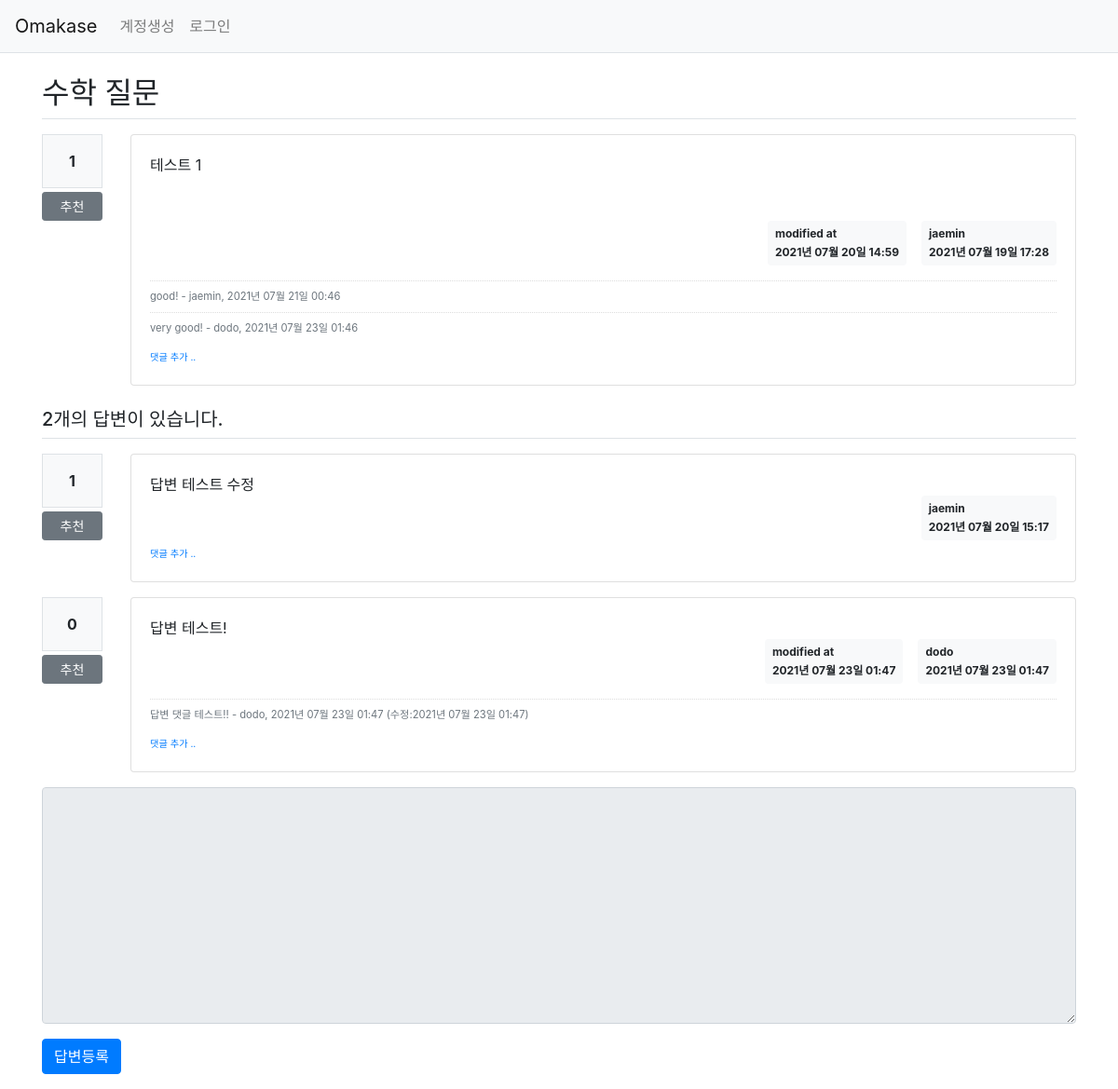
The app's page /question/detail/306/, older data.
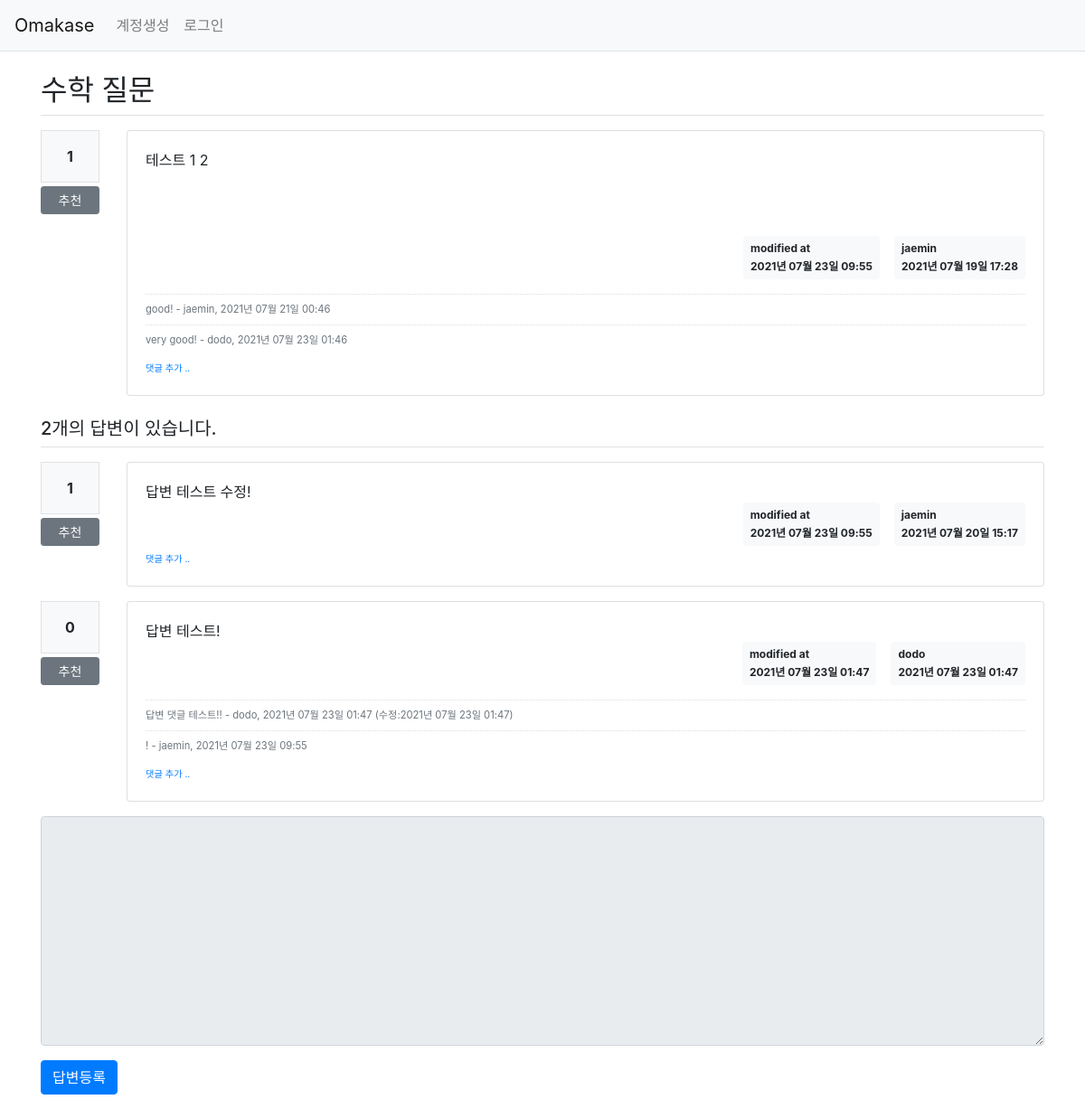
The same page, newer data.
### pybo/models.py (models this page shows)
class Question(db.Model):
    id = db.Column(db.Integer, primary_key=True)
    subject = db.Column(db.String(200), nullable=False)
    content = db.Column(db.Text(), nullable=False)
    create_date = db.Column(db.DateTime(), nullable=False)
    user_id = db.Column(db.Integer, db.ForeignKey('user.id', ondelete='CASCADE'), nullable=False)
    user = db.relationship('User', backref=db.backref('question_set'))
    modify_date = db.Column(db.DateTime(), nullable=True)
    voter = db.relationship('User', secondary=question_voter, backref=db.backref('question_voter_set'))

class User(db.Model):
    id = db.Column(db.Integer, primary_key=True)
    username = db.Column(db.String(150), unique=True, nullable=False)
    password = db.Column(db.String(200), nullable=False)
    email = db.Column(db.String(120), unique=True, nullable=False)

class Comment(db.Model):
    id = db.Column(db.Integer, primary_key=True)
    user_id = db.Column(db.Integer, db.ForeignKey('user.id', ondelete="CASCADE"), nullable=False)
    user = db.relationship('User', backref=db.backref('comment_set'))
    content = db.Column(db.Text(), nullable=False)
    create_date = db.Column(db.DateTime(), nullable=False)
    modify_date = db.Column(db.DateTime(), nullable=True)
    question_id = db.Column(db.Integer, db.ForeignKey('question.id', ondelete="CASCADE"), nullable=True)
    question = db.relationship('Question', backref=db.backref('comment_set'))
    answer_id = db.Column(db.Integer, db.ForeignKey('answer.id', ondelete="CASCADE"), nullable=True)
    answer = db.relationship('Answer', backref=db.backref('comment_set'))

class Answer(db.Model):
    id = db.Column(db.Integer, primary_key=True)
    question_id = db.Column(db.Integer, db.ForeignKey('question.id', ondelete='CASCADE'))
    question = db.relationship('Question', backref=db.backref('answer_set', cascade='all, delete-orphan'))
    content = db.Column(db.Text(), nullable=False)
    create_date = db.Column(db.DateTime(), nullable=False)
    user_id = db.Column(db.Integer, db.ForeignKey('user.id', ondelete='CASCADE'), nullable=False)
    user = db.relationship('User', backref=db.backref('answer_set'))
    modify_date = db.Column(db.DateTime(), nullable=True)
    voter = db.relationship('User', secondary=answer_voter, backref=db.backref('answer_voter_set'))

### pybo/views/question_views.py (the view)
@bp.route('/detail/<int:question_id>/')
def detail(question_id):
    form = AnswerForm()
    question = Question.query.get(question_id)
    return render_template('question/question_detail.html', question=question, form=form)

### pybo/forms.py
class AnswerForm(FlaskForm):
    content = TextAreaField("내용", validators=[DataRequired('내용은 필수입력 항목입니다.')])

### pybo/filter.py (called while the page is built)
def format_datetime(value, fmt='%Y년 %m월 %d일 %H:%M'):
    return value.strftime(fmt)

### pybo/views/auth_views.py (called while the page is built)
@bp.before_app_request
def load_logged_in_user():
    user_id = session.get('user_id')
    if user_id is None:
        g.user = None
    else:
        g.user = User.query.get(user_id)

### pybo/templates/question/question_detail.html (shortened to what this page needs)
{% extends 'base.html' %}
{% block content %}
<div class="container my-3">
    <h2 class="border-bottom py-2">{{ question.subject }}</h2>
    <div class="row my-3">
        <div class="col-1">
            <div class="bg-light text-center p-3 border font-weight-bolder mb-1">{{ question.voter|length }}</div>
            <a href="#" data-uri="{{ url_for('vote.question', question_id=question.id) }}"
               class="recommend btn btn-sm btn-secondary btn-block my-1">추천</a>
        </div>
        <div class="col-11">
            <div class="card">
                <div class="card-body">
                    <div class="card-text" style="white-space: pre-line;">{{ question.content }}</div>
                    <div class="d-flex justify-content-end">
                        {% if question.modify_date %}
                        <div class="badge badge-light p-2 text-left mx-3">
                            <div class="mb-2">modified at</div>
                            <div>{{ question.modify_date|datetime }}</div>
                        </div>
                        {% endif %}
                        <div class="badge badge-light p-2 text-left">
                            <div class="mb-2">{{ question.user.username }}</div>
                            <div>{{ question.create_date|datetime }}</div>
                        </div>
                    </div>
                    {% if question.comment_set|length > 0 %}
                    <div class="mt-3">
                    {% for comment in question.comment_set %}
                        <div class="comment py-2 text-muted">
                            <span style="white-space: pre-line;">{{ comment.content }}</span>
                            <span>
                                - {{ comment.user.username }}, {{ comment.create_date|datetime }}
                            </span>
                        </div>
                    {% endfor %}
                    </div>
                    {% endif %}
                    <div>
                        <a href="{{ url_for('comment.create_question', question_id=question.id) }}"
                           class="small"><small>댓글 추가 ..</small></a>
                    </div>
                </div>
            </div>
        </div>
    </div>
    <h5 class="border-bottom my-3 py-2">{{ question.answer_set|length }}개의 답변이 있습니다.</h5>
    {% for answer in question.answer_set %}
    <div class="row my-3">
        <div class="col-1">
            <div class="bg-light text-center p-3 border font-weight-bolder mb-1">{{ answer.voter|length }}</div>
            <a href="#" data-uri="{{ url_for('vote.answer', answer_id=answer.id) }}"
                class="recommend btn btn-sm btn-secondary btn-block my-1">추천</a>
        </div>
        <div class="col-11">
            <div class="card">
                <div class="card-body">
                    <div class="card-text" style="white-space: pre-line;">{{ answer.content }}</div>
                    <div class="d-flex justify-content-end">
                        {% if answer.modify_date %}
                        <div class="badge badge-light p-2 text-left mx-3">
                            <div class="mb-2">modified at</div>
                            <div>{{ answer.modify_date|datetime }}</div>
                        </div>
                        {% endif %}
                        <div class="badge badge-light p-2 text-left">
                            <div class="mb-2">{{ answer.user.username }}</div>
                            <div>{{ answer.create_date|datetime }}</div>
                        </div>
                    </div>
                    {% if answer.comment_set|length > 0 %}
                    <div class="mt-3">
                    {% for comment in answer.comment_set %}
                        <div class="comment py-2 text-muted">
                            <span style="white-space: pre-line;">{{ comment.content }}</span>
                            <span>
                                - {{ comment.user.username }}, {{ comment.create_date|datetime }}
                                {% if comment.modify_date %}
                                (수정:{{ comment.modify_date|datetime }})
                                {% endif %}
                            </span>
                        </div>
                    {% endfor %}
                    </div>
                    {% endif %}
                    <div>
                        <a href="{{ url_for('comment.create_answer', answer_id=answer.id) }}"
                           class="small"><small>댓글 추가 ..</small></a>
                    </div>
                </div>
            </div>
        </div>
    </div>
    {% endfor %}
    <form action="{{ url_for('answer.create', question_id=question.id) }}" method="post" class="my-3">
        <div class="form-group">
            <textarea {% if not g.user %}disabled{% endif %}
                    name="content" id="content" class="form-control" rows="10"></textarea>
        </div>
        <input type="submit" value="답변등록" class="btn btn-primary">
    </form>
</div>
{% endblock %}

### pybo/templates/base.html (shortened to what this page needs)
<!doctype html>
<html lang="ko">
<head>
    <link rel="stylesheet" href="{{ url_for('static', filename='bootstrap.min.css') }}">
    <link rel="stylesheet" href="{{ url_for('static', filename='style.css') }}">
</head>
<body>
{% include "navbar.html" %}
{% block content %}
{% endblock %}
</body>
</html>

### pybo/templates/navbar.html (shortened to what this page needs)
<nav class="navbar navbar-expand-lg navbar-light bg-light border-bottom">
    <a class="navbar-brand" href="{{ url_for('main.index') }}">Omakase</a>
    <div class="collapse navbar-collapse flex-grow-0" id="navbarNav">
        {% if g.user %}
        <ul class="navbar-nav">
            <li class="nav-item">
                <a class="nav-link" href="{{ url_for('auth.logout') }}">{{ g.user.username }} (로그아웃)</a>
            </li>
        </ul>
        {% else %}
        <ul class="navbar-nav">
            <li class="nav-item ">
                <a class="nav-link" href="{{ url_for('auth.signup')  }}">계정생성</a>
            </li>
            <li class="nav-item ">
                <a class="nav-link" href="{{ url_for('auth.login') }}">로그인</a>
            </li>
        </ul>
        {% endif %}
    </div>
</nav>

### pybo/static/style.css (style rules this page uses)
.comment { border-top:dotted 1px #ddd; font-size:0.7em; }

Row changes from the older to the newer data that the page shows:
changed Question "수학 질문": content "테스트 1" → "테스트 1 2"; modify_date "2021년 07월 20일 14:59" → "2021년 07월 23일 09:55"
changed Answer "jaemin": content "답변 테스트 수정" → "답변 테스트 수정!"; modify_date (not shown) → "2021년 07월 23일 09:55"
added Comment: content "!", user.username "jaemin", create_date "2021년 07월 23일 09:55", shown under Answer "답변 테스트!"
